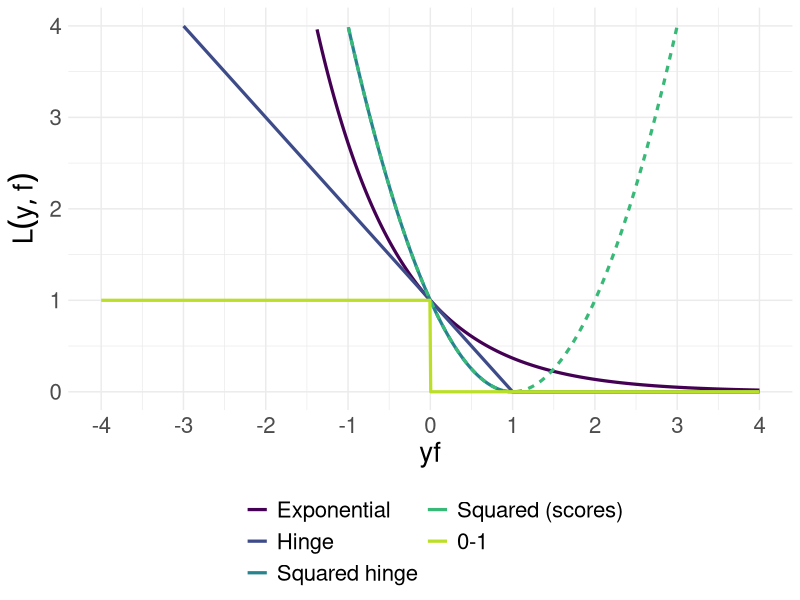

The R source for this figure:
# ------------------------------------------------------------------------------
# classification further losses

# FIG: overview losses (hinge, squared scores, 0-1, squared hinge, exponential)
# ------------------------------------------------------------------------------

library(ggplot2)
library(tidyr)

# DATA -------------------------------------------------------------------------

x <- seq(-4, 4, length.out = 800)

hinge <- ifelse(x < 1, 1 - x, 0)
hinge_sq <- ifelse(x < 1, (1 - x)^2, 0)
sq_scores <- (1 - x)^2
exp <- exp(-x)
zero_one <- as.numeric(x < 0)

df <- gather(
  data.frame(x, hinge, hinge_sq, sq_scores, exp, zero_one),
  "loss",
  "value",
  -x)

df$aux <- as.factor(ifelse(df$loss == "sq_scores", 1, 0))

# PLOTS ------------------------------------------------------------------------

p <- ggplot(df, aes(x = x, y = value, color = loss, linetype = aux)) + 
  geom_line(size = 1.1) +
  scale_color_viridis_d(
    end = 0.9,
    name = "",
    labels = c(
      "Exponential",
      "Hinge",
      "Squared hinge",
      "Squared (scores)",
      "0-1")) +
  guides(color = guide_legend(ncol = 2), linetype = FALSE) +
  ylim(c(0, 4)) +
  scale_x_continuous(breaks = seq(-4, 4)) +
  xlab(expression(yf)) +
  ylab(expression(L(y, f))) +
  theme_minimal() +
  theme(
    text = element_text(size = 20),
    legend.position = "bottom")

ggsave("../figure/overview_classif.png", p, width = 6, height = 4)
